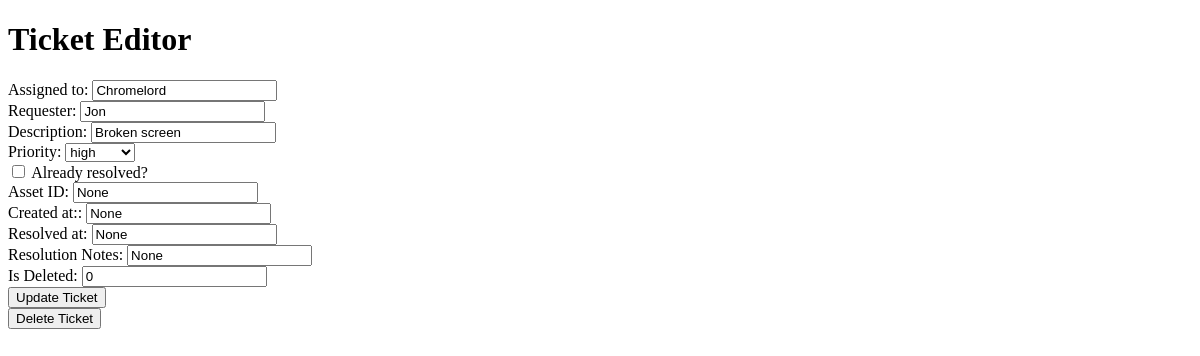
Page /ticket/2/edit on the earlier database version.
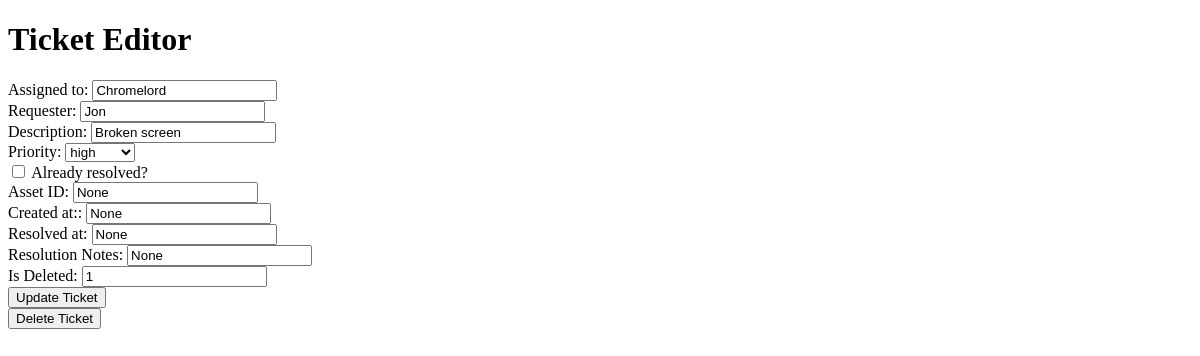
Same page on the later database version.
### tables this page shows
CREATE TABLE tickets (
        id INTEGER PRIMARY KEY AUTOINCREMENT,
        assigned_to TEXT,
        requester TEXT,
        description TEXT,
        priority TEXT,
        status TEXT,
        asset_id TEXT,
        created_at TEXT,
        resolved_at TEXT
    , resolution_notes TEXT, is_deleted INTEGER DEFAULT 0);

### app.py (the view, shortened to what this page needs)
@app.route("/ticket/<int:ticket_id>/edit", methods=["GET", "POST"])
def edit_ticket(ticket_id):
    if request.method == "GET":
        db = sqlite3.connect("helpdesk.db")
        cursor = db.cursor()
        cursor.execute("SELECT * FROM tickets WHERE id = ?", (ticket_id,))
        ticket = cursor.fetchone()
        db.close()
        return render_template("edit_ticket.html", ticket=ticket)

### templates/edit_ticket.html (shortened to what this page needs)
<!DOCTYPE html>
<html>
    <head>
    </head>
    <body>
        <h1>Ticket Editor</h1>
        <form action="/ticket/{{ ticket[0] }}/edit" method="POST">
            <label>Assigned to:</label>
            <input type="text" name="assigned_to" value="{{ ticket[1] }}">
            <br>
            <label>Requester:</label>
            <input type="text" name="requester" value="{{ ticket [2]}}">
            <br>
            <label>Description:</label>
            <input type="text" name="description" value="{{ ticket[3] }}">
            <br>
            <label>Priority:</label>
            <select name="priority" >
                <option value="high" {% if ticket[4] == "high" %}selected{% endif %}>high</option>
            </select>
            <br>
            <label>
            <input type="checkbox" name="already_resolved" value="yes" {% if ticket[5] == "Fixed" %}checked{% endif %}>
            Already resolved?
            </label>
            <br>
            <label>Asset ID:</label>
            <input type="text" name="asset_id" value="{{ ticket[6] }}">
            <br>
            <label>Created at::</label>
            <input type="text" name="created_at" value="{{ ticket[7] }}" readonly>
            <br>
            <label>Resolved at:</label>
            <input type="text" name="resolved_at" value="{{ ticket[8] }}" readonly>
            <br>
            <label>Resolution Notes:</label>
            <input type="text" name="resolution_notes" value="{{ ticket[9] }}">
            <br>
            <label>Is Deleted:</label>
            <input type="text" name="is_deleted" value="{{ ticket[10] }}">
            <br>
            <input type="submit" value="Update Ticket">
        </form>
        <form action="/ticket/{{ ticket[0] }}/delete" method="POST" onsubmit="return confirm('Are you sure you want to delete this ticket?');">
            <button type="submit">Delete Ticket</button>
        </form>
    </body>
</html>

Differences in the rows shown:
changed tickets "Chromelord": is_deleted "0" → "1"
